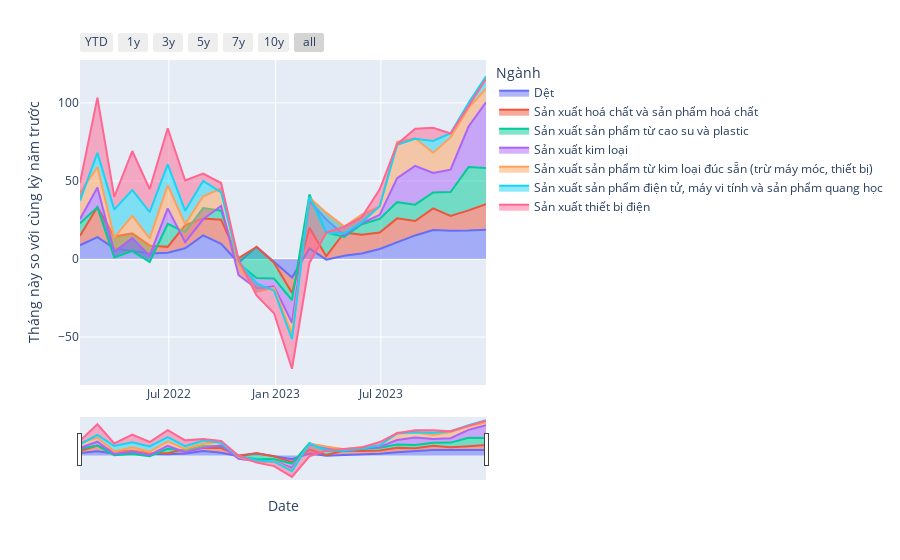

Write notebook code for a chart like this one.
### Code cell
import pandas as pd
import plotly.express as px
import plotly.graph_objects as go

df_show = dfs_iip[
    (
        (dfs_iip["Ngành"] == "Sản xuất kim loại")
        | (
            dfs_iip["Ngành"]
            == "Sản xuất sản phẩm từ kim loại đúc sẵn (trừ máy móc, thiết bị)"
        )
        | (dfs_iip["Ngành"] == "Dệt")
        # | (dfs_iip["Ngành"] == "Sản xuất trang phục")
        | (
            dfs_iip["Ngành"]
            == "Sản xuất sản phẩm điện tử, máy vi tính và sản phẩm quang học"
        )
        | (dfs_iip["Ngành"] == "Sản xuất thiết bị điện")
        # | (dfs_iip["Ngành"] == "Khai thác dầu thô và khí đốt tự nhiên")
        | (dfs_iip["Ngành"] == "Sản xuất sản phẩm từ cao su và plastic")
        | (dfs_iip["Ngành"] == "Sản xuất hoá chất và sản phẩm hoá chất")
    )
    & (dfs_iip["Date"] > "2022-01-01")
]

fig = px.area(df_show, x="Date", y="Tháng này so với cùng kỳ năm trước", color="Ngành")

fig.update_xaxes(
    rangeslider_visible=True,
    rangeselector=dict(
        buttons=[
            dict(count=1, label="YTD", step="year", stepmode="todate"),
            dict(count=1, label="1y", step="year", stepmode="backward"),
            dict(count=3, label="3y", step="year", stepmode="backward"),
            dict(count=5, label="5y", step="year", stepmode="backward"),
            dict(count=7, label="7y", step="year", stepmode="backward"),
            dict(count=10, label="10y", step="year", stepmode="backward"),
            dict(step="all"),
        ]
    ),
)

fig.show()

### Figure 1 — Plotly figure (JSON) as saved in the notebook; plotly's stock layout.template omitted (floating-point values rounded to 4 significant figures)
{"data": [{"fillpattern": {"shape": ""}, "hovertemplate": "Ngành=Dệt<br>Date=%{x}<br>Tháng này so với cùng kỳ năm trước=%{y}<extra></extra>", "legendgroup": "Dệt", "line": {"color": "#636efa"}, "marker": {"symbol": "circle"}, "mode": "lines", "name": "Dệt", "orientation": "v", "showlegend": true, "stackgroup": "1", "type": "scatter", "x": ["2023-12-29T00:00:00", "2023-11-29T00:00:00", "2023-10-29T00:00:00", "2023-09-29T00:00:00", "2023-08-29T00:00:00", "2023-07-29T00:00:00", "2023-06-29T00:00:00", "2023-05-29T00:00:00", "2023-04-29T00:00:00", "2023-03-29T00:00:00", "2023-02-28T00:00:00", "2023-01-29T00:00:00", "2022-12-29T00:00:00", "2022-11-29T00:00:00", "2022-10-29T00:00:00", "2022-09-29T00:00:00", "2022-08-29T00:00:00", "2022-07-29T00:00:00", "2022-06-29T00:00:00", "2022-05-29T00:00:00", "2022-04-29T00:00:00", "2022-03-29T00:00:00", "2022-02-28T00:00:00", "2022-01-29T00:00:00"], "xaxis": "x", "y": [18.71, 18.24, 18.13, 18.54, 15.08, 10.77, 6.4, 3.53, 2.05, -0.47, 6.78, -11.83, -1.82, 7.79, -2.42, 9.66, 15.11, 6.84, 4.03, 3.54, 5.2, 6.78, 14.01, 8.81], "yaxis": "y"}, {"fillpattern": {"shape": ""}, "hovertemplate": "Ngành=Sản xuất hoá chất và sản phẩm hoá chất<br>Date=%{x}<br>Tháng này so với cùng kỳ năm trước=%{y}<extra></extra>", "legendgroup": "Sản xuất hoá chất và sản phẩm hoá chất", "line": {"color": "#EF553B"}, "marker": {"symbol": "circle"}, "mode": "lines", "name": "Sản xuất hoá chất và sản phẩm hoá chất", "orientation": "v", "showlegend": true, "stackgroup": "1", "type": "scatter", "x": ["2023-12-29T00:00:00", "2023-11-29T00:00:00", "2023-10-29T00:00:00", "2023-09-29T00:00:00", "2023-08-29T00:00:00", "2023-07-29T00:00:00", "2023-06-29T00:00:00", "2023-05-29T00:00:00", "2023-04-29T00:00:00", "2023-03-29T00:00:00", "2023-02-28T00:00:00", "2023-01-29T00:00:00", "2022-12-29T00:00:00", "2022-11-29T00:00:00", "2022-10-29T00:00:00", "2022-09-29T00:00:00", "2022-08-29T00:00:00", "2022-07-29T00:00:00", "2022-06-29T00:00:00", "2022-05-29T00:00:00", "2022-04-29T00:00:00", "2022-03-29T00:00:00", "2022-02-28T00:00:00", "2022-01-29T00:00:00"], "xaxis": "x", "y": [16.35, 12.9, 9.49, 13.89, 9.25, 15.26, 10.6, 11.93, 14.93, 2.27, 13.19, -10.04, -0.53, -0.07, 2.96, 15.45, 10.86, 14.85, 3.73, 5.01, 11.17, 7.57, 19.37, 6.01], "yaxis": "y"}, {"fillpattern": {"shape": ""}, "hovertemplate": "Ngành=Sản xuất sản phẩm từ cao su và plastic<br>Date=%{x}<br>Tháng này so với cùng kỳ năm trước=%{y}<extra></extra>", "legendgroup": "Sản xuất sản phẩm từ cao su và plastic", "line": {"color": "#00cc96"}, "marker": {"symbol": "circle"}, "mode": "lines", "name": "Sản xuất sản phẩm từ cao su và plastic", "orientation": "v", "showlegend": true, "stackgroup": "1", "type": "scatter", "x": ["2023-12-29T00:00:00", "2023-11-29T00:00:00", "2023-10-29T00:00:00", "2023-09-29T00:00:00", "2023-08-29T00:00:00", "2023-07-29T00:00:00", "2023-06-29T00:00:00", "2023-05-29T00:00:00", "2023-04-29T00:00:00", "2023-03-29T00:00:00", "2023-02-28T00:00:00", "2023-01-29T00:00:00", "2022-12-29T00:00:00", "2022-11-29T00:00:00", "2022-10-29T00:00:00", "2022-09-29T00:00:00", "2022-08-29T00:00:00", "2022-07-29T00:00:00", "2022-06-29T00:00:00", "2022-05-29T00:00:00", "2022-04-29T00:00:00", "2022-03-29T00:00:00", "2022-02-28T00:00:00", "2022-01-29T00:00:00"], "xaxis": "x", "y": [23.31, 27.74, 15.27, 10.17, 10.47, 10.38, 8.7, 6.8, -2.9, 15.17, 21.34, -4.44, -10.19, -19.87, -3.42, 5.81, 6.63, -4.52, 14.8, -10.52, -11.34, -13.41, -0.28, 8.06], "yaxis": "y"}, {"fillpattern": {"shape": ""}, "hovertemplate": "Ngành=Sản xuất kim loại<br>Date=%{x}<br>Tháng này so với cùng kỳ năm trước=%{y}<extra></extra>", "legendgroup": "Sản xuất kim loại", "line": {"color": "#ab63fa"}, "marker": {"symbol": "circle"}, "mode": "lines", "name": "Sản xuất kim loại", "orientation": "v", "showlegend": true, "stackgroup": "1", "type": "scatter", "x": ["2023-12-29T00:00:00", "2023-11-29T00:00:00", "2023-10-29T00:00:00", "2023-09-29T00:00:00", "2023-08-29T00:00:00", "2023-07-29T00:00:00", "2023-06-29T00:00:00", "2023-05-29T00:00:00", "2023-04-29T00:00:00", "2023-03-29T00:00:00", "2023-02-28T00:00:00", "2023-01-29T00:00:00", "2022-12-29T00:00:00", "2022-11-29T00:00:00", "2022-10-29T00:00:00", "2022-09-29T00:00:00", "2022-08-29T00:00:00", "2022-07-29T00:00:00", "2022-06-29T00:00:00", "2022-05-29T00:00:00", "2022-04-29T00:00:00", "2022-03-29T00:00:00", "2022-02-28T00:00:00", "2022-01-29T00:00:00"], "xaxis": "x", "y": [42.01, 26, 14.32, 12.48, 24.82, 15.43, 2.6, 0.78, 1.13, 8.35, -4.32, -14.53, -5.06, -6.71, -7.56, 3.08, -7.19, -6.36, 9.88, 4.05, 8.34, 3.73, 12.71, 2.74], "yaxis": "y"}, {"fillpattern": {"shape": ""}, "hovertemplate": "Ngành=Sản xuất sản phẩm từ kim loại đúc sẵn (trừ máy móc, thiết bị)<br>Date=%{x}<br>Tháng này so với cùng kỳ năm trước=%{y}<extra></extra>", "legendgroup": "Sản xuất sản phẩm từ kim loại đúc sẵn (trừ máy móc, thiết bị)", "line": {"color": "#FFA15A"}, "marker": {"symbol": "circle"}, "mode": "lines", "name": "Sản xuất sản phẩm từ kim loại đúc sẵn (trừ máy móc, thiết bị)", "orientation": "v", "showlegend": true, "stackgroup": "1", "type": "scatter", "x": ["2023-12-29T00:00:00", "2023-11-29T00:00:00", "2023-10-29T00:00:00", "2023-09-29T00:00:00", "2023-08-29T00:00:00", "2023-07-29T00:00:00", "2023-06-29T00:00:00", "2023-05-29T00:00:00", "2023-04-29T00:00:00", "2023-03-29T00:00:00", "2023-02-28T00:00:00", "2023-01-29T00:00:00", "2022-12-29T00:00:00", "2022-11-29T00:00:00", "2022-10-29T00:00:00", "2022-09-29T00:00:00", "2022-08-29T00:00:00", "2022-07-29T00:00:00", "2022-06-29T00:00:00", "2022-05-29T00:00:00", "2022-04-29T00:00:00", "2022-03-29T00:00:00", "2022-02-28T00:00:00", "2022-01-29T00:00:00"], "xaxis": "x", "y": [8.74, 11.9, 20.68, 13.01, 17.75, 23.25, 5.4, 5.32, 5.51, 4.37, 2.35, -7.25, -0.77, -2.23, 6.39, 11.1, 14.77, 11.54, 14.82, 11.14, 14.24, 9.22, 13.11, 16.8], "yaxis": "y"}, {"fillpattern": {"shape": ""}, "hovertemplate": "Ngành=Sản xuất sản phẩm điện tử, máy vi tính và sản phẩm quang học<br>Date=%{x}<br>Tháng này so với cùng kỳ năm trước=%{y}<extra></extra>", "legendgroup": "Sản xuất sản phẩm điện tử, máy vi tính và sản phẩm quang học", "line": {"color": "#19d3f3"}, "marker": {"symbol": "circle"}, "mode": "lines", "name": "Sản xuất sản phẩm điện tử, máy vi tính và sản phẩm quang học", "orientation": "v", "showlegend": true, "stackgroup": "1", "type": "scatter", "x": ["2023-12-29T00:00:00", "2023-11-29T00:00:00", "2023-10-29T00:00:00", "2023-09-29T00:00:00", "2023-08-29T00:00:00", "2023-07-29T00:00:00", "2023-06-29T00:00:00", "2023-05-29T00:00:00", "2023-04-29T00:00:00", "2023-03-29T00:00:00", "2023-02-28T00:00:00", "2023-01-29T00:00:00", "2022-12-29T00:00:00", "2022-11-29T00:00:00", "2022-10-29T00:00:00", "2022-09-29T00:00:00", "2022-08-29T00:00:00", "2022-07-29T00:00:00", "2022-06-29T00:00:00", "2022-05-29T00:00:00", "2022-04-29T00:00:00", "2022-03-29T00:00:00", "2022-02-28T00:00:00", "2022-01-29T00:00:00"], "xaxis": "x", "y": [7.97, 3.35, 2.72, 7.53, -0.33, -1.94, 0.1, -4.912, -4.33, -13.01, 0.48, -3.2, -1.93, 5.62, 2.59, -2.39, 9.85, 8.61, 13.38, 16.79, 16.55, 17.74, 9.07, -4.99], "yaxis": "y"}, {"fillpattern": {"shape": ""}, "hovertemplate": "Ngành=Sản xuất thiết bị điện<br>Date=%{x}<br>Tháng này so với cùng kỳ năm trước=%{y}<extra></extra>", "legendgroup": "Sản xuất thiết bị điện", "line": {"color": "#FF6692"}, "marker": {"symbol": "circle"}, "mode": "lines", "name": "Sản xuất thiết bị điện", "orientation": "v", "showlegend": true, "stackgroup": "1", "type": "scatter", "x": ["2023-12-29T00:00:00", "2023-11-29T00:00:00", "2023-10-29T00:00:00", "2023-09-29T00:00:00", "2023-08-29T00:00:00", "2023-07-29T00:00:00", "2023-06-29T00:00:00", "2023-05-29T00:00:00", "2023-04-29T00:00:00", "2023-03-29T00:00:00", "2023-02-28T00:00:00", "2023-01-29T00:00:00", "2022-12-29T00:00:00", "2022-11-29T00:00:00", "2022-10-29T00:00:00", "2022-09-29T00:00:00", "2022-08-29T00:00:00", "2022-07-29T00:00:00", "2022-06-29T00:00:00", "2022-05-29T00:00:00", "2022-04-29T00:00:00", "2022-03-29T00:00:00", "2022-02-28T00:00:00", "2022-01-29T00:00:00"], "xaxis": "x", "y": [-1.77, -2.27, -0.24, 8.41, 6.48, 0.45, 10.8, 3.24, 4.27, 0.17, -42.35, -19.06, -14.5, -7.89, 0.9, 5.96, 4.67, 19.29, 23.16, 14.79, 25.02, 8.19, 35.41, 11.46], "yaxis": "y"}], "layout": {"legend": {"title": {"text": "Ngành"}, "tracegroupgap": 0}, "margin": {"t": 60}, "xaxis": {"anchor": "y", "domain": [0, 1], "rangeselector": {"buttons": [{"count": 1, "label": "YTD", "step": "year", "stepmode": "todate"}, {"count": 1, "label": "1y", "step": "year", "stepmode": "backward"}, {"count": 3, "label": "3y", "step": "year", "stepmode": "backward"}, {"count": 5, "label": "5y", "step": "year", "stepmode": "backward"}, {"count": 7, "label": "7y", "step": "year", "stepmode": "backward"}, {"count": 10, "label": "10y", "step": "year", "stepmode": "backward"}, {"step": "all"}]}, "rangeslider": {"visible": true}, "title": {"text": "Date"}}, "yaxis": {"anchor": "x", "domain": [0, 1], "title": {"text": "Tháng này so với cùng kỳ năm trước"}}}}
